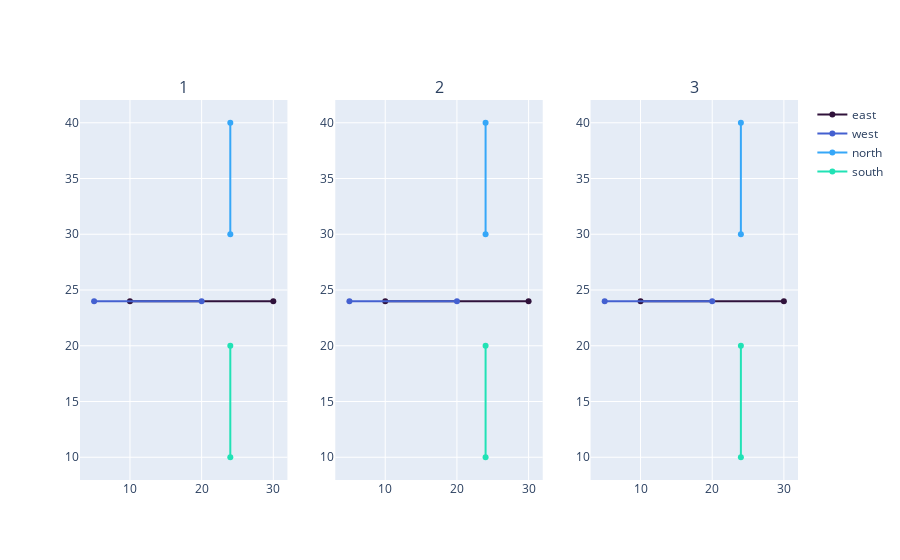

The notebook cell this image was saved under:
### Code cell
fig = sp.make_subplots(rows=1, cols=3, subplot_titles=[1,2,3])

for ix, faces in enumerate(node_data):
    showlegendbool = True if ix == 0 else False
    for iy, (face_name, face_coords) in enumerate(faces.items()):
        fig.add_trace(go.Scatter(x=face_coords[0], y=face_coords[1], name=face_name, marker_color=colors[iy], showlegend=showlegendbool), row=1, col=ix+1)


fig.show()

### Figure 1 — Plotly figure (JSON) as saved in the notebook; plotly's stock layout.template omitted (floating-point values rounded to 4 significant figures)
{"data": [{"marker": {"color": "rgb(48, 18, 59)"}, "name": "east", "showlegend": true, "type": "scatter", "x": [10, 30], "xaxis": "x", "y": [24, 24], "yaxis": "y"}, {"marker": {"color": "rgb(68, 96, 208)"}, "name": "west", "showlegend": true, "type": "scatter", "x": [5, 20], "xaxis": "x", "y": [24, 24], "yaxis": "y"}, {"marker": {"color": "rgb(54, 167, 248)"}, "name": "north", "showlegend": true, "type": "scatter", "x": [24, 24], "xaxis": "x", "y": [30, 40], "yaxis": "y"}, {"marker": {"color": "rgb(33, 226, 181)"}, "name": "south", "showlegend": true, "type": "scatter", "x": [24, 24], "xaxis": "x", "y": [10, 20], "yaxis": "y"}, {"marker": {"color": "rgb(48, 18, 59)"}, "name": "east", "showlegend": false, "type": "scatter", "x": [10, 30], "xaxis": "x2", "y": [24, 24], "yaxis": "y2"}, {"marker": {"color": "rgb(68, 96, 208)"}, "name": "west", "showlegend": false, "type": "scatter", "x": [5, 20], "xaxis": "x2", "y": [24, 24], "yaxis": "y2"}, {"marker": {"color": "rgb(54, 167, 248)"}, "name": "north", "showlegend": false, "type": "scatter", "x": [24, 24], "xaxis": "x2", "y": [30, 40], "yaxis": "y2"}, {"marker": {"color": "rgb(33, 226, 181)"}, "name": "south", "showlegend": false, "type": "scatter", "x": [24, 24], "xaxis": "x2", "y": [10, 20], "yaxis": "y2"}, {"marker": {"color": "rgb(48, 18, 59)"}, "name": "east", "showlegend": false, "type": "scatter", "x": [10, 30], "xaxis": "x3", "y": [24, 24], "yaxis": "y3"}, {"marker": {"color": "rgb(68, 96, 208)"}, "name": "west", "showlegend": false, "type": "scatter", "x": [5, 20], "xaxis": "x3", "y": [24, 24], "yaxis": "y3"}, {"marker": {"color": "rgb(54, 167, 248)"}, "name": "north", "showlegend": false, "type": "scatter", "x": [24, 24], "xaxis": "x3", "y": [30, 40], "yaxis": "y3"}, {"marker": {"color": "rgb(33, 226, 181)"}, "name": "south", "showlegend": false, "type": "scatter", "x": [24, 24], "xaxis": "x3", "y": [10, 20], "yaxis": "y3"}], "layout": {"annotations": [{"font": {"size": 16}, "showarrow": false, "text": "1", "x": 0.1444, "xanchor": "center", "xref": "paper", "y": 1, "yanchor": "bottom", "yref": "paper"}, {"font": {"size": 16}, "showarrow": false, "text": "2", "x": 0.5, "xanchor": "center", "xref": "paper", "y": 1, "yanchor": "bottom", "yref": "paper"}, {"font": {"size": 16}, "showarrow": false, "text": "3", "x": 0.8556, "xanchor": "center", "xref": "paper", "y": 1, "yanchor": "bottom", "yref": "paper"}], "xaxis": {"anchor": "y", "domain": [0, 0.2889]}, "xaxis2": {"anchor": "y2", "domain": [0.3556, 0.6444]}, "xaxis3": {"anchor": "y3", "domain": [0.7111, 1]}, "yaxis": {"anchor": "x", "domain": [0, 1]}, "yaxis2": {"anchor": "x2", "domain": [0, 1]}, "yaxis3": {"anchor": "x3", "domain": [0, 1]}}}
